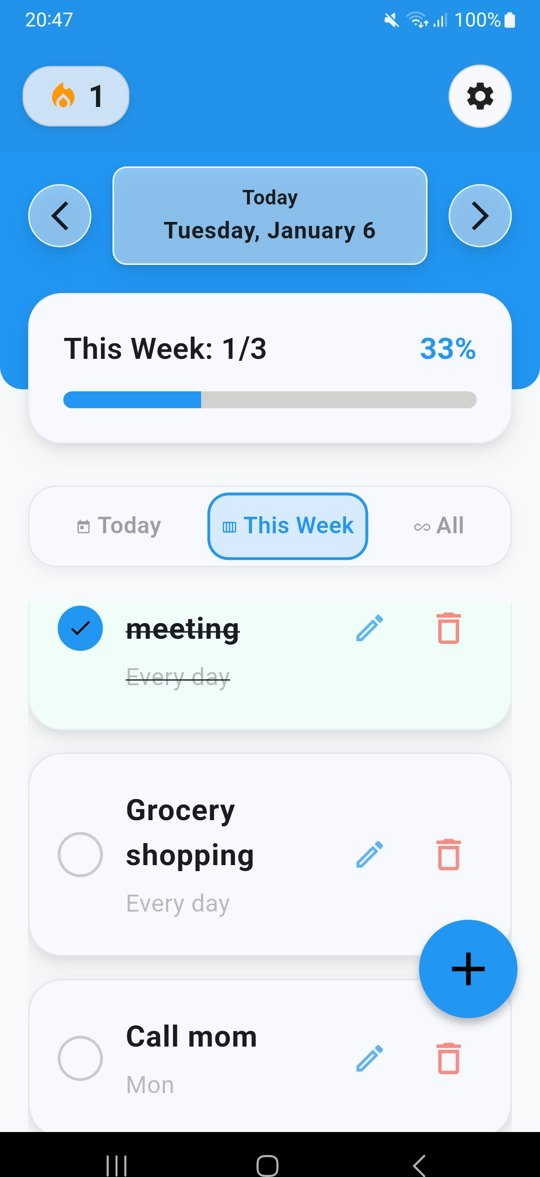
#> input picture assets/img/streakly-home.jpg, 540 x 1177 px
$ python phone_shots.py
#> lines starting #> are read from the running program, lines starting #| are printed output that depends on the picture
"""Sjednocené screenshoty do rámečků telefonu na webu.

Každý screenshot: oříznou se systémové lišty (pokud je má), nahoře se dokreslí jednotný
stavový řádek (9:41, signál, Wi-Fi, baterie, průstřel kamery uprostřed) v barvě horní části
aplikace a dole proužek s indikátorem gesta. Výstup: assets/img/phone/<jméno>.jpg

Spuštění z kořene webu:  python tools/phone_shots.py
"""
from pathlib import Path

import numpy as np
from PIL import Image, ImageDraw, ImageFont

ROOT = Path(__file__).resolve().parents[1]
SRC = ROOT / "assets/img"
OUT = SRC / "phone"
S = 4  # supersampling lišt

# jméno: (oříznout nahoře, oříznout dole) v pixelech zdroje (šířka 540)
SHOTS = {
    "streakly-home.jpg": (32, 47),
    "streakly-new-task.jpg": (32, 47),
    "streakly-stats.jpg": (32, 47),
    "streakly-settings.jpg": (32, 47),
    "mg-screen-1.jpg": (0, 0),
    "mg-screen-2.jpg": (0, 0),
    "mg-screen-3.jpg": (0, 0),
    "mg-screen-4.jpg": (0, 0),
    "mat-path.jpg": (0, 0),
    "mat-lesson.jpg": (0, 0),
    "mat-summary.jpg": (0, 0),
    "ml-home.jpg": (40, 68),
    "ml-chapter.jpg": (40, 68),
    "ml-lesson.jpg": (40, 68),
}
BAR = 36  # výška stavového řádku (px při šířce 540)
NAV = 22  # spodní proužek s indikátorem gesta

FONT = None
for f in ("C:/Windows/Fonts/seguisb.ttf", "C:/Windows/Fonts/segoeui.ttf", "C:/Windows/Fonts/arial.ttf"):
    if Path(f).exists():
        FONT = f
        break


def edge_color(img: Image.Image, row: int) -> tuple:
    a = np.asarray(img.convert("RGB"))[row]
    # převládající barva řádku (medián), ať ji nerozhodí text
    return tuple(int(v) for v in np.median(a, axis=0))


def ink_for(bg: tuple) -> tuple:
    lum = 0.299 * bg[0] + 0.587 * bg[1] + 0.114 * bg[2]
    return (255, 255, 255) if lum < 150 else (20, 22, 28)


def status_bar(w: int, bg: tuple) -> Image.Image:
    W, H = w * S, BAR * S
    im = Image.new("RGB", (W, H), bg)
    d = ImageDraw.Draw(im)
    ink = ink_for(bg)
    cy = H / 2
    # čas vlevo
    font = ImageFont.truetype(FONT, int(15 * S)) if FONT else None
    d.text((26 * S, cy), "9:41", fill=ink, font=font, anchor="lm")
    # vpravo: signál, Wi-Fi, baterie
    x = W - 26 * S
    bw, bh = 24 * S, 11 * S
    d.rounded_rectangle([x - bw, cy - bh / 2, x, cy + bh / 2], radius=3 * S, outline=ink, width=int(1.6 * S))
    d.rounded_rectangle([x - bw + 3 * S, cy - bh / 2 + 3 * S, x - 6 * S, cy + bh / 2 - 3 * S], radius=1 * S, fill=ink)
    d.rectangle([x + 1 * S, cy - 2.5 * S, x + 3 * S, cy + 2.5 * S], fill=ink)
    x -= bw + 10 * S
    for i, r in enumerate((10, 6.5, 3)):  # Wi-Fi: oblouky a tečka
        if i < 2:
            d.arc([x - r * S * 2, cy - r * S * 1.4 + 4 * S, x, cy + r * S * 2.6 + 4 * S - r * S * 1.2],
                  start=225, end=315, fill=ink, width=int(2 * S))
        else:
            d.ellipse([x - r * S - 2 * S, cy + 1.5 * S, x - r * S + 2 * S, cy + 5.5 * S], fill=ink)
    x -= 32 * S
    for i in range(4):  # signál
        h = (4 + i * 2.5) * S
        d.rounded_rectangle([x + i * 5 * S, cy + 5 * S - h, x + i * 5 * S + 3 * S, cy + 5 * S], radius=1 * S, fill=ink)
    # průstřel kamery uprostřed
    r = 7 * S
    d.ellipse([W / 2 - r, cy - r, W / 2 + r, cy + r], fill=(5, 5, 6))
    d.ellipse([W / 2 - r * 0.45, cy - r * 0.45, W / 2 + r * 0.45, cy + r * 0.45], fill=(28, 30, 40))
    return im.resize((w, BAR), Image.LANCZOS)


def gesture_bar(w: int, bg: tuple) -> Image.Image:
    W, H = w * S, NAV * S
    im = Image.new("RGB", (W, H), bg)
    ink = ink_for(bg)
    ImageDraw.Draw(im).rounded_rectangle(
        [W / 2 - 60 * S, H / 2 - 2.5 * S, W / 2 + 60 * S, H / 2 + 2.5 * S], radius=3 * S, fill=ink + (0,)[:0]
    )
    return im.resize((w, NAV), Image.LANCZOS)


def main() -> None:
    OUT.mkdir(exist_ok=True)
    for name, (top, bottom) in SHOTS.items():
        img = Image.open(SRC / name).convert("RGB")
#> img is the input picture: PIL image 540x1177 RGB; mean R, G, B 182.7, 210.7, 233.6
        w, h = img.size
#> w = 540; h = 1177
        body = img.crop((0, top, w, h - bottom))
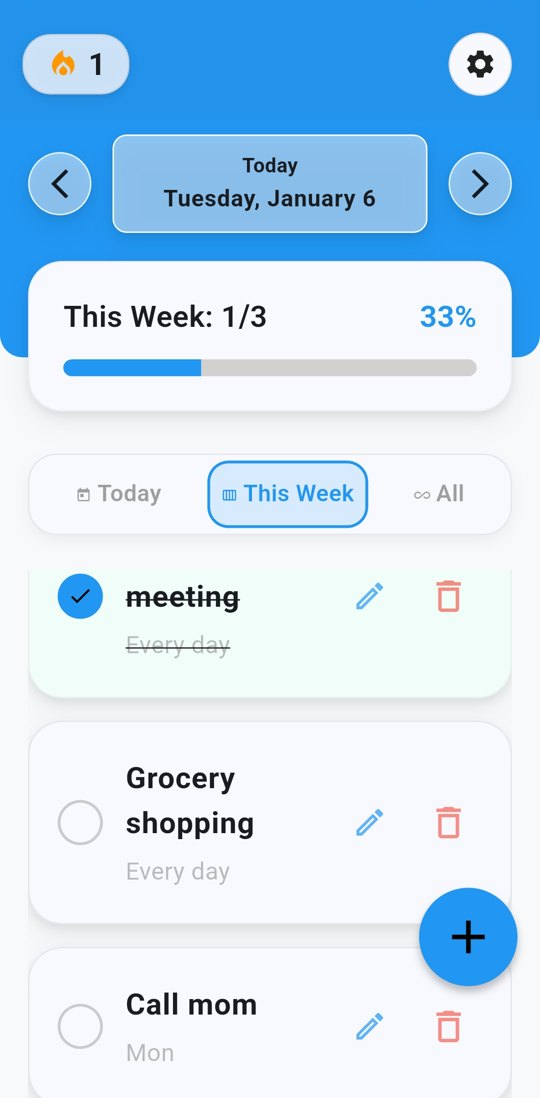
#> body: PIL image 540x1098 RGB; mean R, G, B 194, 220.9, 243
        out = Image.new("RGB", (w, BAR + body.height + NAV))
#> out: PIL image 540x1156 RGB; every value is 0
        out.paste(status_bar(w, edge_color(body, 3)), (0, 0))
#> in edge_color, `a = np.asarray(img.convert("RGB"))[row]`: a = 540 rows, first 8: [35, 146, 235], [35, 146, 235], [35, 146, 235], [35, 146, 235], [35, 146, 235], [35, 146, 235], [35, 146, 235], [35, 146, 235]
#> in status_bar, `W, H = w * S, BAR * S`: W = 2160; H = 144
#> in status_bar, `im = Image.new("RGB", (W, H), bg)`:
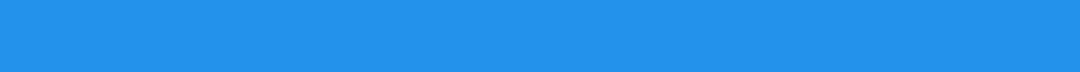
#> im: PIL image 2160x144 RGB (shown at 1/2 size); mean R, G, B 35, 146, 235
#> in ink_for, `lum = 0.299 * bg[0] + 0.587 * bg[1] + 0.114 * bg[2]`: lum = 123
#> in status_bar, `ink = ink_for(bg)`: ink = (255, 255, 255)
#> in status_bar, `cy = H / 2`: cy = 72
#> in status_bar, `x = W - 26 * S`: x = 2056
#> in status_bar, `x -= bw + 10 * S`: x = 1920
#> in status_bar, `x -= 32 * S`: x = 1792
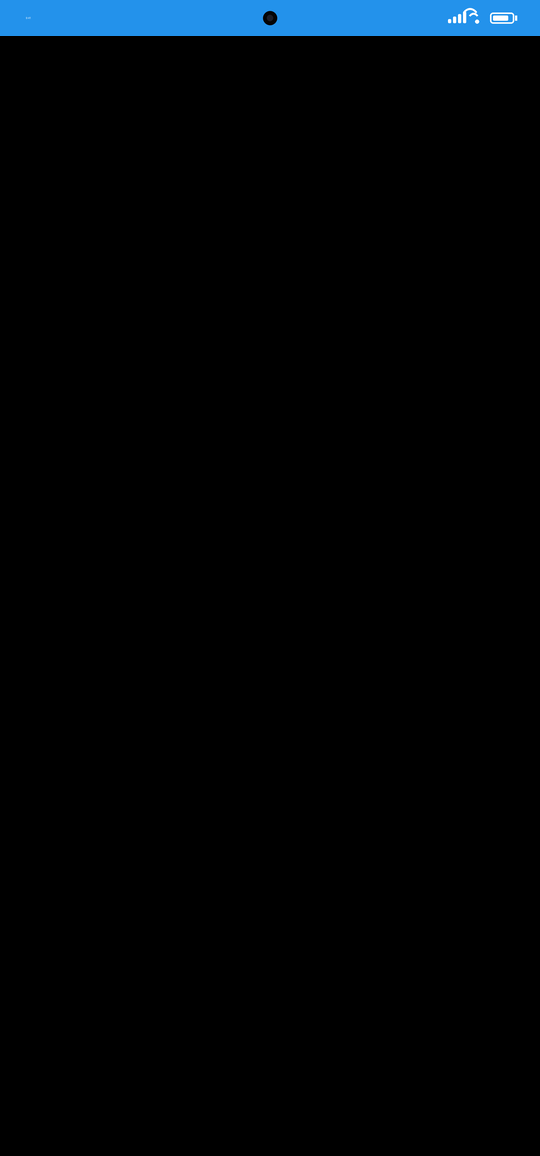
#> out: PIL image 540x1156 RGB; mean R, G, B 1.2, 4.6, 7.3
        out.paste(body, (0, BAR))
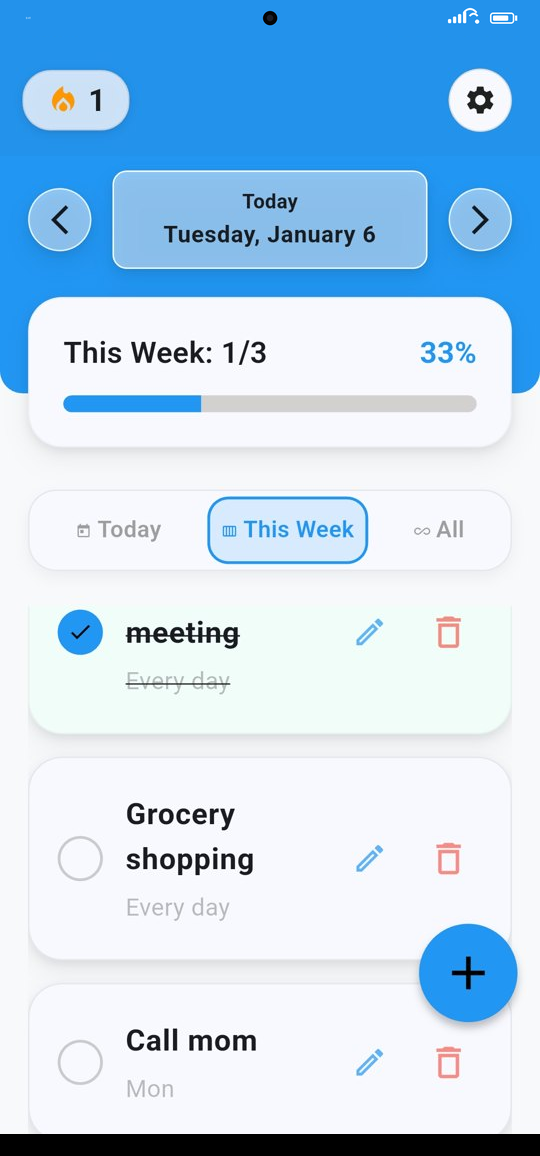
#> out: PIL image 540x1156 RGB; mean R, G, B 185.5, 214.4, 238.1
        out.paste(gesture_bar(w, edge_color(body, body.height - 4)), (0, BAR + body.height))
#> in edge_color (call 2), `a = np.asarray(img.convert("RGB"))[row]`: a = 540 rows, first 8: [248, 249, 251], [248, 249, 251], [248, 249, 251], [248, 249, 251], [248, 249, 251], [248, 249, 251], [248, 249, 251], [248, 249, 251]
#> in gesture_bar, `W, H = w * S, NAV * S`: W = 2160; H = 88
#> in gesture_bar, `im = Image.new("RGB", (W, H), bg)`:
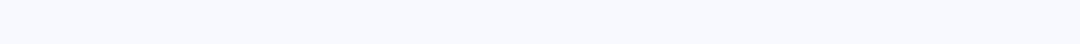
#> im: PIL image 2160x88 RGB (shown at 1/2 size); mean R, G, B 248, 249, 254
#> in gesture_bar, `ink = ink_for(bg)`: ink = (20, 22, 28)
#> in gesture_bar, `return im.resize((w, NAV), Image.LANCZOS)`:
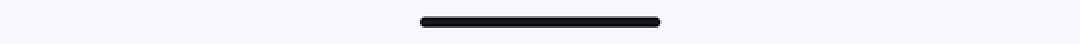
#> returned value: PIL image 540x22 RGB (shown 2 times larger); mean R, G, B 235.9, 236.9, 241.8
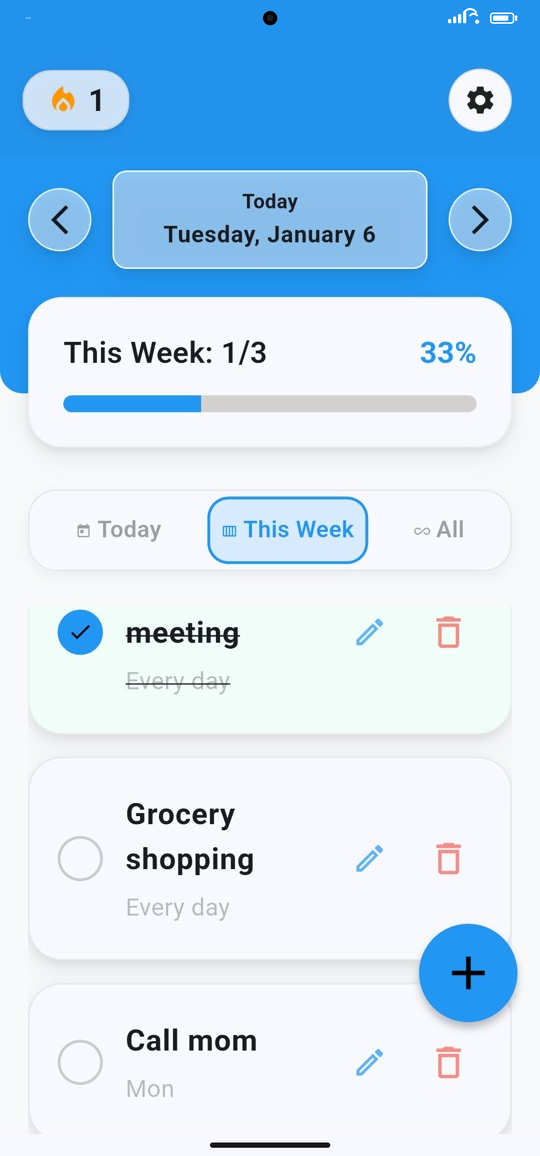
#> out: PIL image 540x1156 RGB; mean R, G, B 190, 218.9, 242.7
        out.save(OUT / name, quality=90, optimize=True)
        print(name, out.size)
#| streakly-home.jpg (540, 1156)
#> pass 2 of the loop in main, `for name, (top, bottom) in SHOTS.items():`:
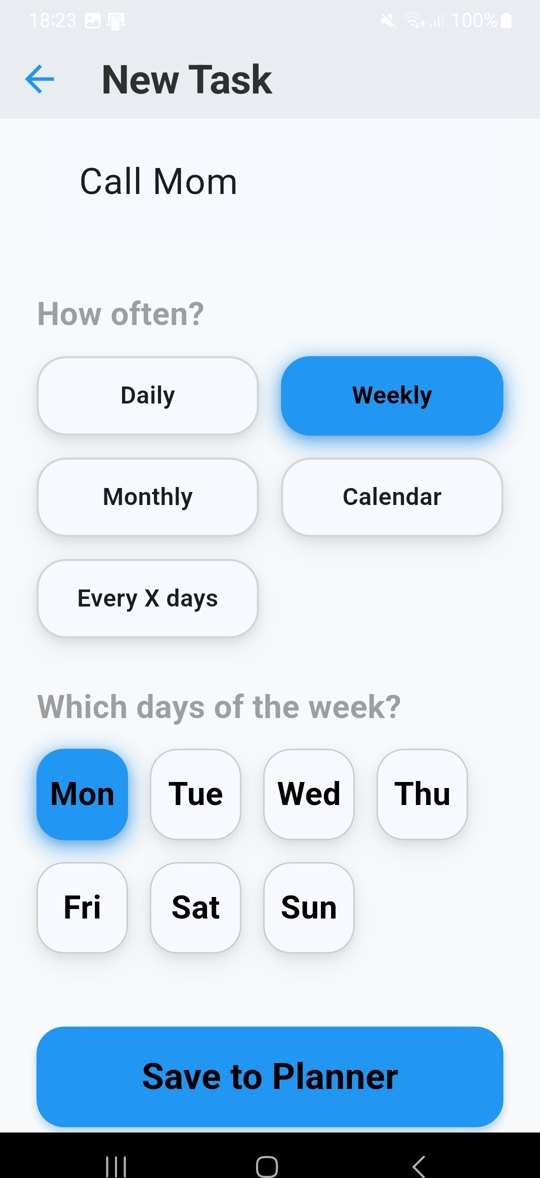
#> input picture assets/img/streakly-new-task.jpg, 540 x 1178 px
#> in main, img is the input picture: PIL image 540x1178 RGB; mean R, G, B 206.4, 220.4, 233.3
#> body: PIL image 540x1099 RGB
#> a = 540 rows, first 8: [233, 236, 241], [233, 236, 241], [233, 236, 241], [233, 236, 241], [233, 236, 241], [233, 236, 241], [233, 236, 241], [233, 236, 241]
#> in status_bar (call 2), `im = Image.new("RGB", (W, H), bg)`:
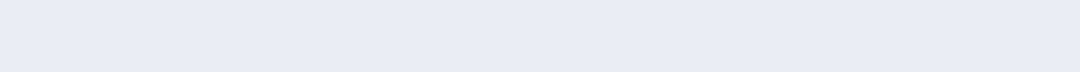
#> im: PIL image 2160x144 RGB (shown at 1/2 size); mean R, G, B 233, 236, 241
#> in status_bar (call 2), `ink = ink_for(bg)`: ink = (20, 22, 28)
#> in status_bar (call 2), `x = W - 26 * S`: x = 2056
#> in status_bar (call 2), `x -= bw + 10 * S`: x = 1920
#> in status_bar (call 2), `x -= 32 * S`: x = 1792
#> a = 540 rows, first 8: [248, 249, 251], [248, 249, 251], [248, 249, 251], [248, 249, 251], [248, 249, 251], [248, 249, 251], [248, 249, 251], [248, 249, 251]
#> in main, `out.paste(gesture_bar(w, edge_color(body, body.height - 4)), (0, BAR +..`:
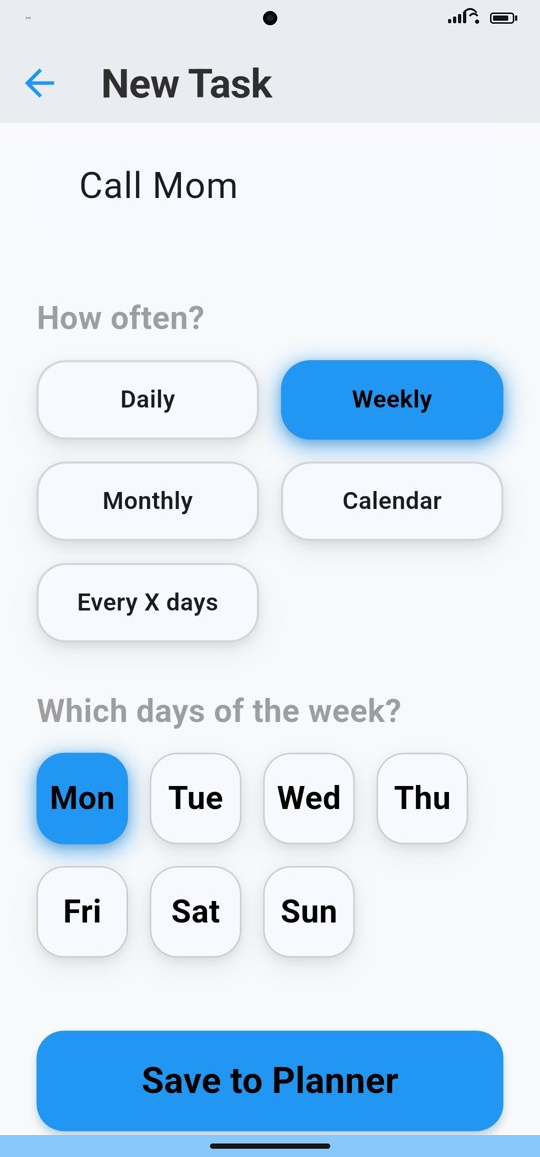
#> out: PIL image 540x1157 RGB; mean R, G, B 212.9, 228.2, 242.3
#| streakly-new-task.jpg (540, 1157)
#> pass 3 of the loop in main, `for name, (top, bottom) in SHOTS.items():`:
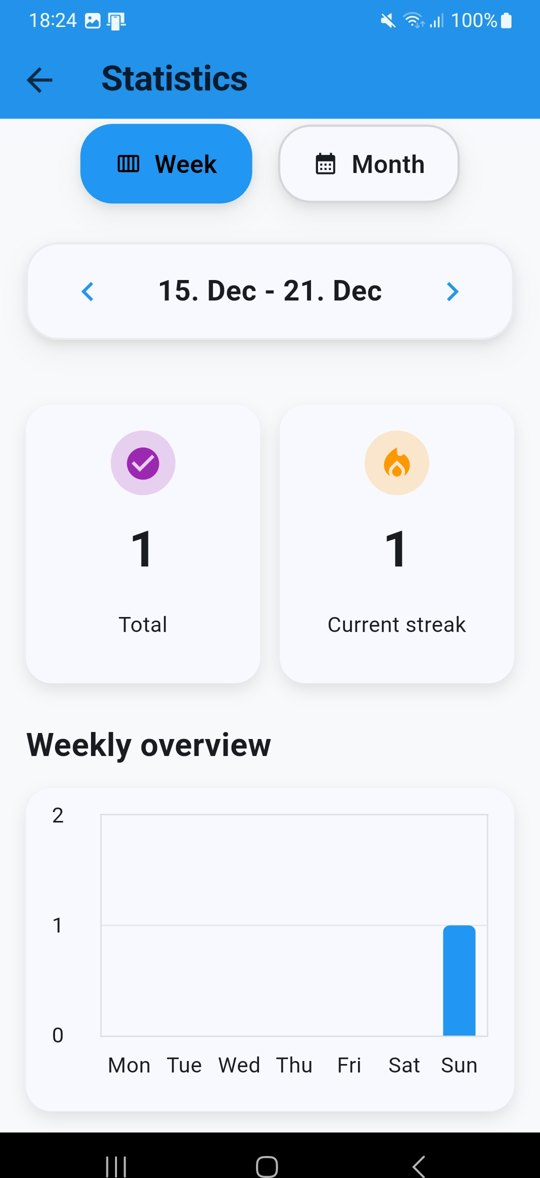
#> input picture assets/img/streakly-stats.jpg, 540 x 1178 px
#> in main, img is the input picture: PIL image 540x1178 RGB; mean R, G, B 208, 222.1, 236.1
#> in main, `body = img.crop((0, top, w, h - bottom))`:
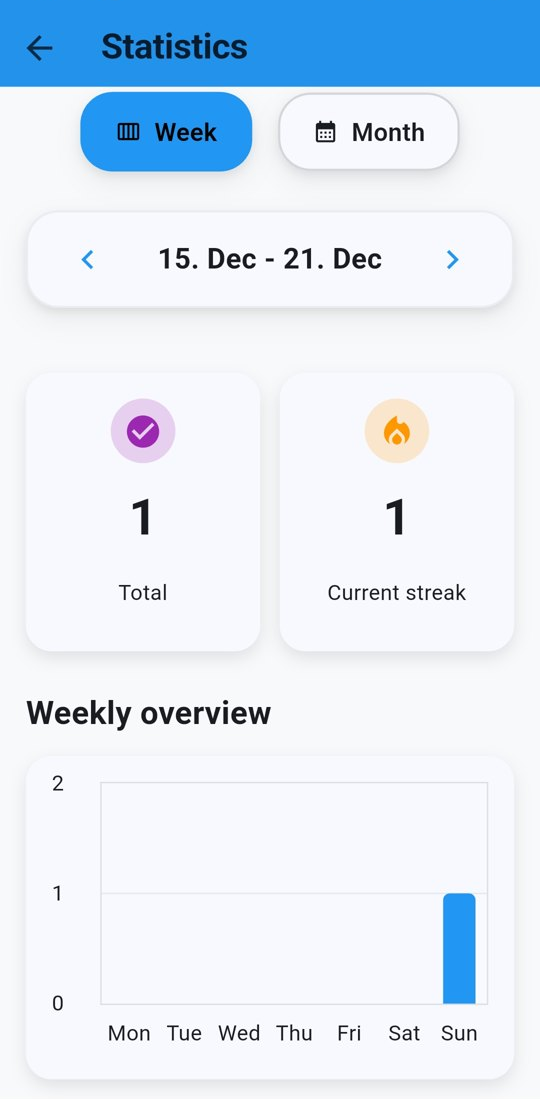
#> body: PIL image 540x1099 RGB; mean R, G, B 221.1, 233.1, 245.8
#> a = 540 rows, first 8: [35, 146, 235], [35, 146, 235], [35, 146, 235], [35, 146, 235], [35, 146, 235], [35, 146, 235], [35, 146, 235], [35, 146, 235]
#> a = 540 rows, first 8: [248, 249, 251], [248, 249, 251], [248, 249, 251], [248, 249, 251], [248, 249, 251], [248, 249, 251], [248, 249, 251], [248, 249, 251]
#> in main, `out.paste(gesture_bar(w, edge_color(body, body.height - 4)), (0, BAR +..`:
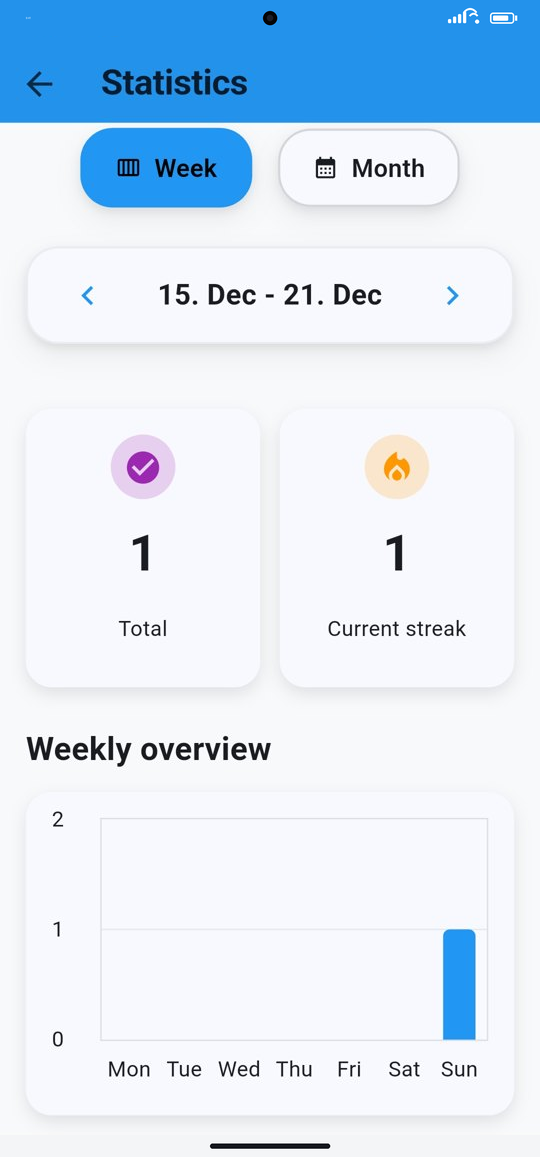
#> out: PIL image 540x1157 RGB; mean R, G, B 215.6, 230.4, 245.3
#| streakly-stats.jpg (540, 1157)
#> the loop made 7 passes; the first 3 are shown


if __name__ == "__main__":
#> (the run stopped early here; a loop or call above may not have finished)
